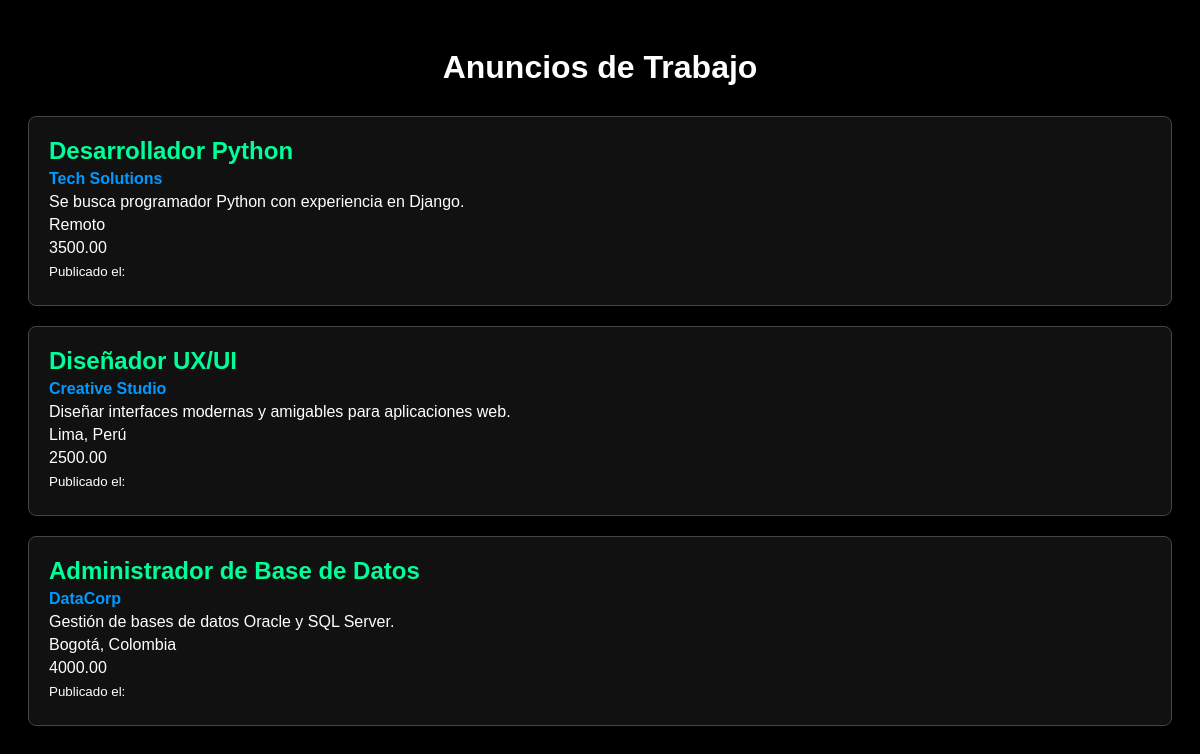
The page / on the database its author committed.
### empleos/models.py (models this page shows, shortened)
class Empleo(models.Model):
    titulo=models.CharField(max_length=200)
    empresa=models.CharField(max_length=200)
    descripcion=models.TextField()
    ubicacion=models.CharField(max_length=150)
    salario=models.DecimalField(max_digits=10,decimal_places=2,null=True,blank=True)
    fecha_publicacion=models.DateTimeField(auto_now_add=True,null=True,blank=True)

### empleos/views.py (the view)
# urls.py: path('',views.lista_empleos,name="lista_empleos")
def lista_empleos(request):
    empleos= Empleo.objects.all().order_by('-fecha_publicacion')
    return render(request,"lista.html",{"empleos":empleos})

### empleos/templates/lista.html (shortened to what this page needs)
<!DOCTYPE html>
<html lang="en">
<head>
</head>
<body>
    <h1>Anuncios de Trabajo</h1>
    {% for empleo in empleos %}
    <div class="empleo">
        <h2>{{empleo.titulo}}</h2>
        <p class="empresa">{{empleo.empresa}}</p>
        <p>{{empleo.descripcion}}</p>
        <p>{{empleo.ubicacion}}</p>
        <p>{{empleo.salario}}</p>
        <p><small>Publicado el: {{ empleo.fecha_publicacion|date:"d/m/Y H:i" }}</small></p>
    </div>
    {% endfor %}
</body>
</html>

### empleos/templates/lista.html (style rules this page uses)
body { background-color: #000; color: #fff; font-family: Arial, sans-serif; padding: 20px; }
h1 { text-align: center; margin-bottom: 30px; }
.empleo { background: #111; border: 1px solid #444; padding: 20px; margin-bottom: 20px; border-radius: 8px; }
.empleo h2 { margin: 0; color: #0f9; }
.empleo p { margin: 5px 0; }
.empresa { font-weight: bold; color: #09f; }

### rows shown on the page
Empleo: titulo "Desarrollador Python", empresa "Tech Solutions", descripcion "Se busca programador Python con experiencia en Django.", ubicacion "Remoto", salario "3500.00"
Empleo: titulo "Diseñador UX/UI", empresa "Creative Studio", descripcion "Diseñar interfaces modernas y amigables para aplicaciones web.", ubicacion "Lima, Perú", salario "2500.00"
Empleo: titulo "Administrador de Base de Datos", empresa "DataCorp", descripcion "Gestión de bases de datos Oracle y SQL Server.", ubicacion "Bogotá, Colombia", salario "4000.00"
